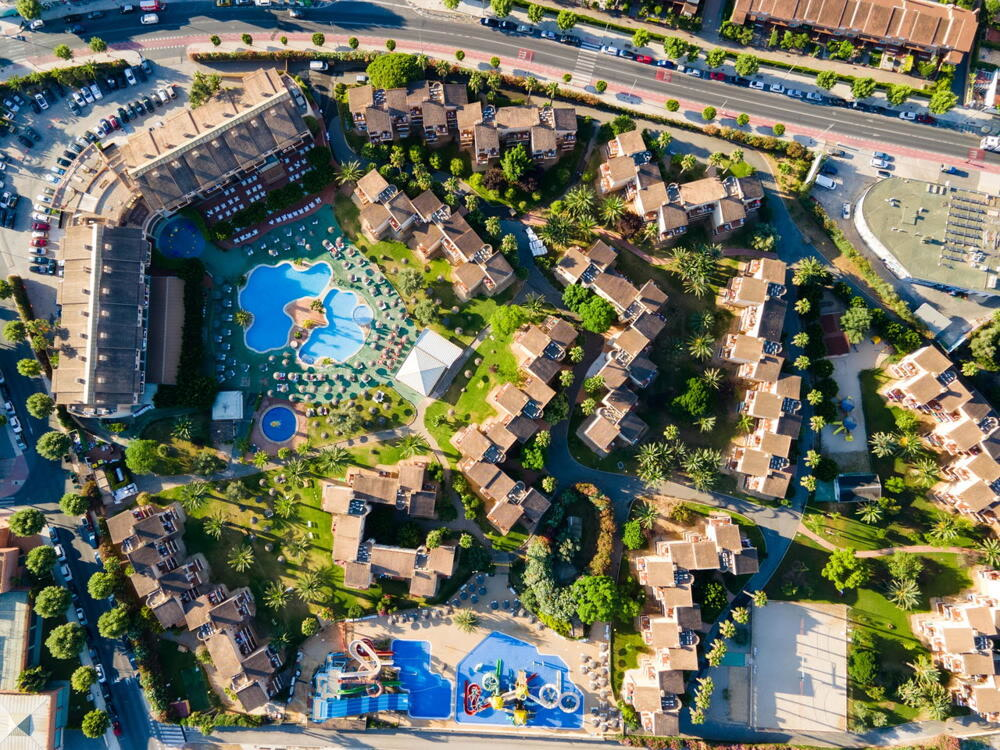
#> input picture projects/vhfs-flamingo/build/img/01_albir-garden_vista-aerea.jpg, 1000 x 750 px, given in place of 05_alzado-fachada-portada_informe.png, which was not available
$ python prep_media.py ../vhfs-flamingo/build/img/01_albir-garden_vista-aerea.jpg ../vhfs-flamingo/build/img/05_albir-garden_vista-general.jpg
#> lines starting #> are read from the running program, lines starting #| are printed output that depends on the picture
# Prepare Les Roquetes media into <work>/build/img (client assets stay outside the repo).
#   python prep_media.py <assets_dir> <work_dir>
# - One grade for every photo/aerial (instructions §3): moderate contrast, blues/cyans desaturated so
#   skies sit in the blue range, slight cool balance. Same chain on the Google Earth frames and on the
#   orthophotos so the flight -> orthophoto crossfade does not jump.
# - Report drawings: greyscale (they include red gálibo lines; red is not allowed), cropped to the
#   building (no outside dimensions/notes), small inner dimension figures blanked (only the
#   instructions' figures may appear on screen).
import os, subprocess, sys
import numpy as np
from PIL import Image, ImageDraw

A, W = sys.argv[1].rstrip('/') + '/', sys.argv[2].rstrip('/') + '/'
IMG = W + 'build/img/'
os.makedirs(IMG + 'fly', exist_ok=True)
GRADE = ('huesaturation=saturation=-0.38:colors=b+c:strength=1,'
         'eq=contrast=0.94:saturation=0.86:brightness=0.01,'
         'colorbalance=bs=0.035:bm=0.025:rh=-0.02')


def ff(src, dst, vf, extra=()):
#> called with extra = ()
    subprocess.run(['ffmpeg', '-v', 'error', '-y', '-i', src, *extra, '-vf', vf, '-q:v', '2', dst], check=True)
#> (this line was passed over: subprocess is not available in this run)


# photos and orthophotos
ff(A + '02_sant-pere-de-ribes_panoramica_Stephenson_CC-BY-SA-3_0.jpg', IMG + 'spdr.jpg', GRADE)
ff(A + 'Barcelona__26732553335_.jpg', IMG + 'barcelona.jpg',
   GRADE.replace('saturation=-0.38', 'saturation=-0.48'))       # sky a bit lower still (§4 escena 2)
for n in ('03_les-roquetes_ortofoto_barrio_ICGC', '04_les-roquetes_ortofoto_parcela_ICGC'):
    src = A + n + ('.jpg' if os.path.exists(A + n + '.jpg') else '.png')
    ff(src, IMG + n.split('_')[0] + '_orto.jpg', GRADE)
# Google Earth flight: every frame, same grade (attribution untouched: no crop, no overlay)
subprocess.run(['ffmpeg', '-v', 'error', '-y', '-i', A + 'Amadeo_I_15_-_Fly-To.mp4', '-vf', GRADE, '-q:v', '3',
                '-start_number', '0', IMG + 'fly/f%03d.jpg'], check=True)
#> (this line was passed over: subprocess is not available in this run)

# drawings
def drawing(src, box, blanks, dst):
#> called with src = '05_alzado-fachada-portada_informe.png', box = (98, 35, 590, 735), dst = 'alzado.jpg'
    im = Image.open(A + src).convert('L')
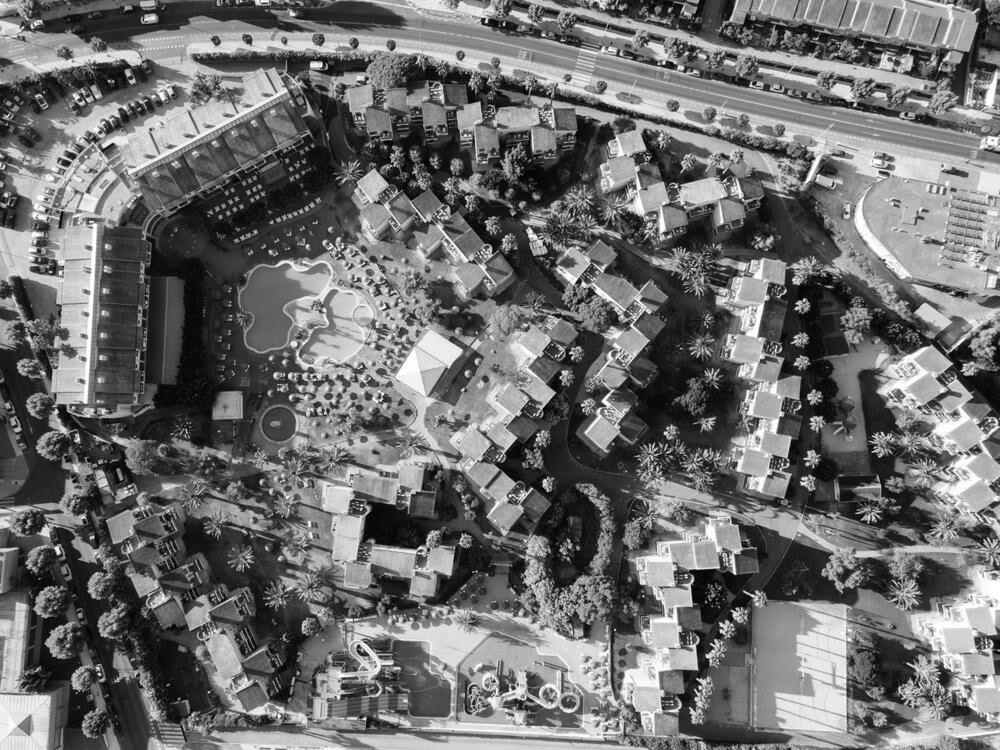
#> im: PIL image 1000x750 L; min 0, max 255, mean 110.1
    d = ImageDraw.Draw(im)
    for b in blanks:
        d.rectangle(b, fill=255)
    im = im.crop(box)
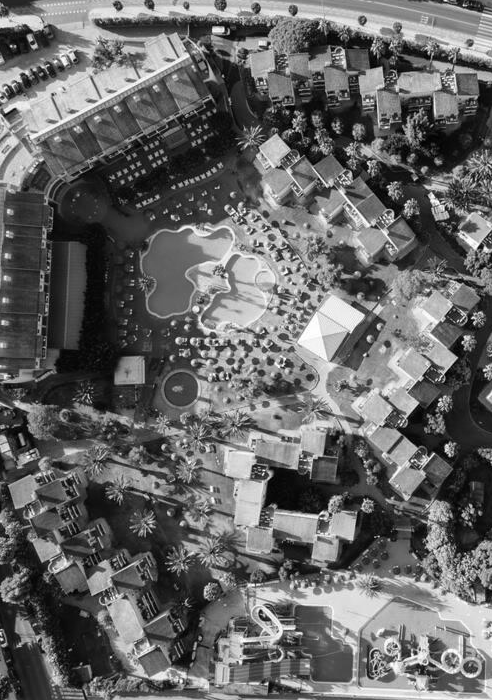
#> im: PIL image 492x700 L; min 0, max 255, mean 102
    im.convert('RGB').save(IMG + dst, quality=95)
    return im.size

print('alzado', drawing('05_alzado-fachada-portada_informe.png', (98, 35, 590, 735), [], 'alzado.jpg'))
SEC_BLANKS = [(101, 136, 114, 151), (101, 183, 114, 206), (101, 248, 114, 263), (101, 300, 114, 323),
              (101, 364, 114, 379), (103, 426, 117, 449), (78, 443, 91, 466), (415, 433, 429, 451)]
print('seccion', drawing('03_seccion-viviendas_informe.jpg', (5, 135, 472, 590), SEC_BLANKS, 'seccion.jpg'))
#> call 2 of drawing, with src = '03_seccion-viviendas_informe.jpg', box = (5, 135, 472, 590), dst = 'seccion.jpg'
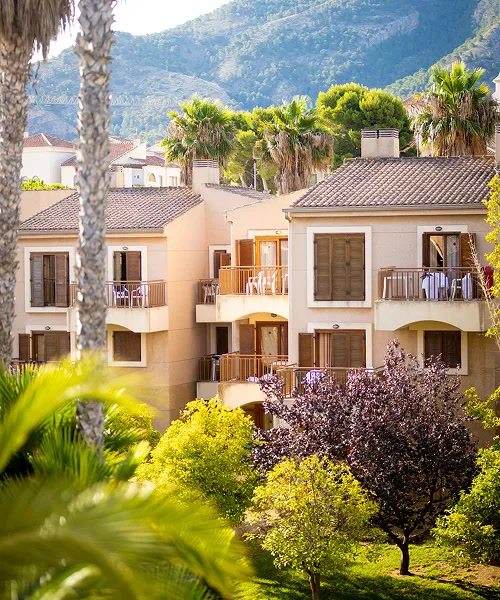
#> input picture projects/vhfs-flamingo/build/img/05_albir-garden_vista-general.jpg, 500 x 600 px, given in place of 03_seccion-viviendas_informe.jpg, which was not available
#> in drawing (call 2), `im = Image.open(A + src).convert('L')`:
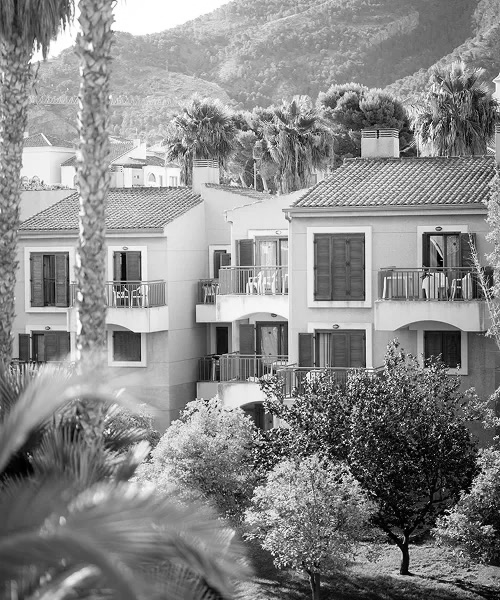
#> im: PIL image 500x600 L; min 0, max 255, mean 137.1
#> in drawing (call 2), `im = im.crop(box)`:
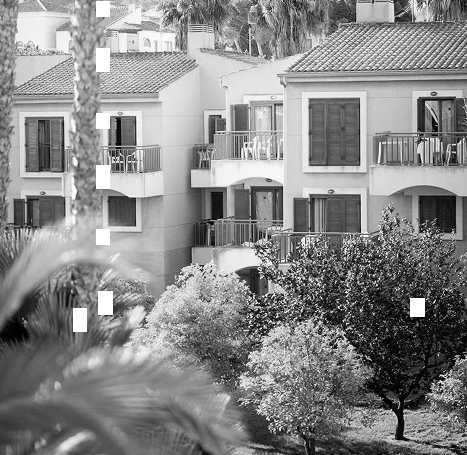
#> im: PIL image 467x455 L; min 0, max 255, mean 136
#| seccion (467, 455)
print('fly frames', len(os.listdir(IMG + 'fly')))
